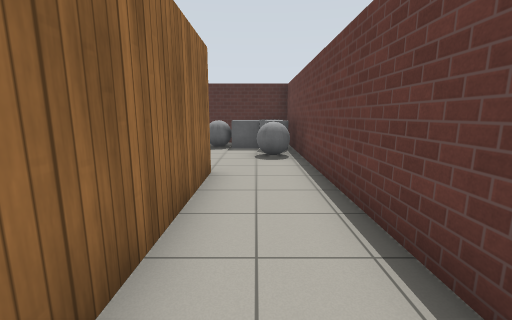
View 1 (above)

24 first-person views from a walk through a robot-simulator world made for Gazebo. The camera is 1.2 m above the floor, tilts 10° down and sees 90° across. Floor lines are 1 m apart. The floor is counted in squares, 1 m on a side. Each view is taken from the middle of a square. On the plan, view 1 faces up. The plan holds only what a view shows up to about 12 squares ahead; the rest is blank. The place goes on beyond the plan. Simple patterns stand in for the simulator's built-in surfaces. Some stock models are drawn as simple stand-ins. Some surface patterns are stand-ins.

View 2
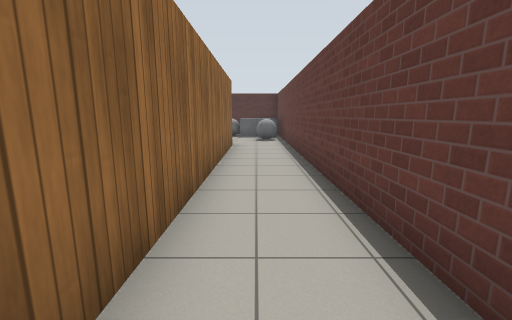

View 3
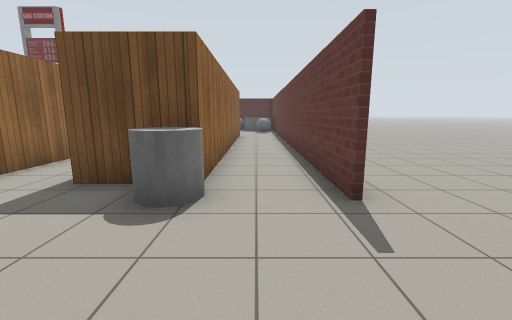

View 4
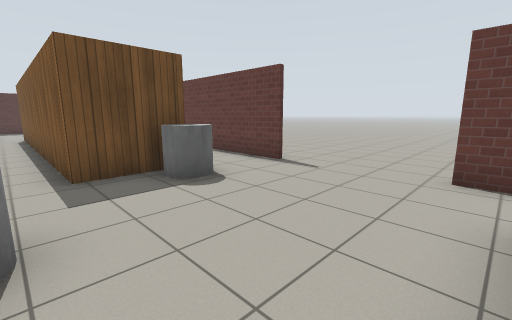

View 5
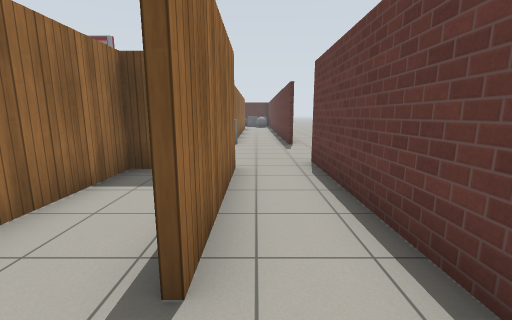

View 6
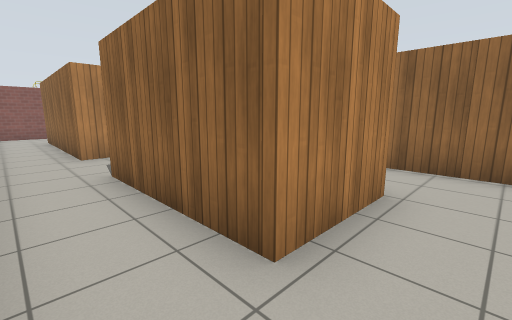

View 7
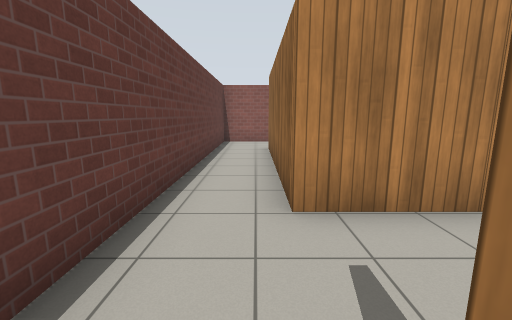

View 8
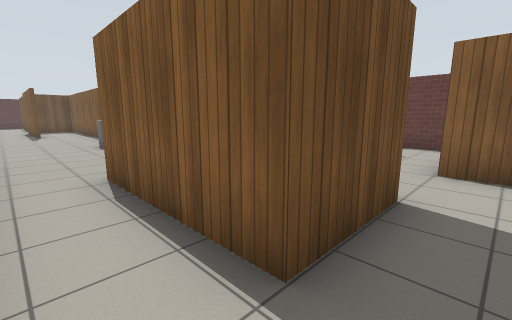

View 9
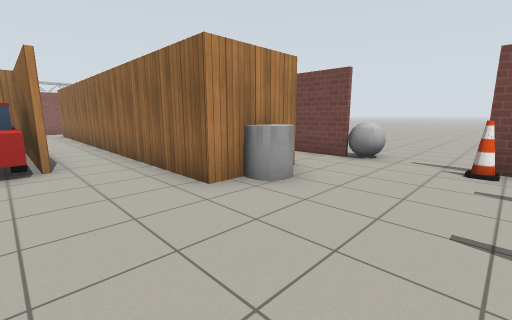

View 10
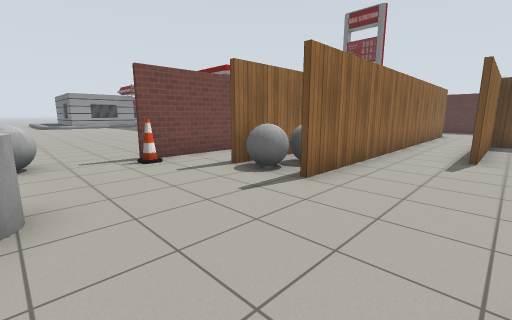

View 11
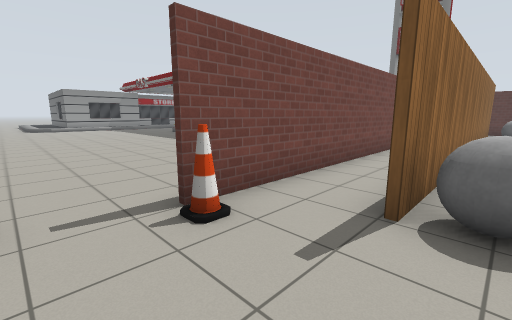

View 12
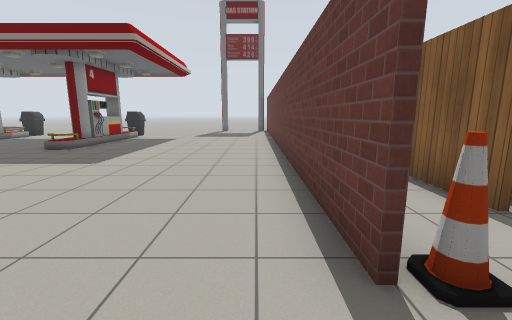

View 13
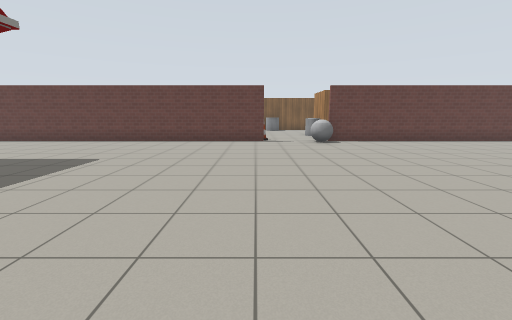

View 14
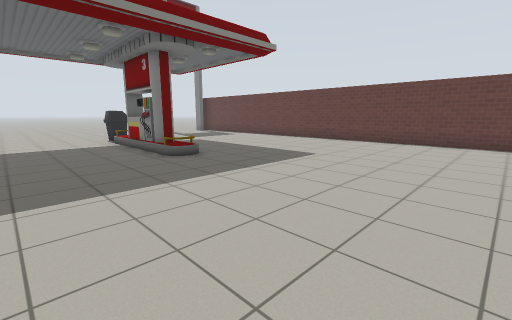

View 15
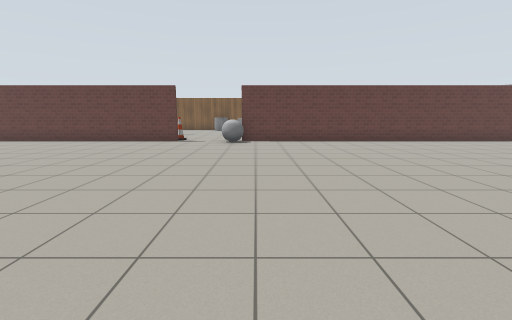

View 16
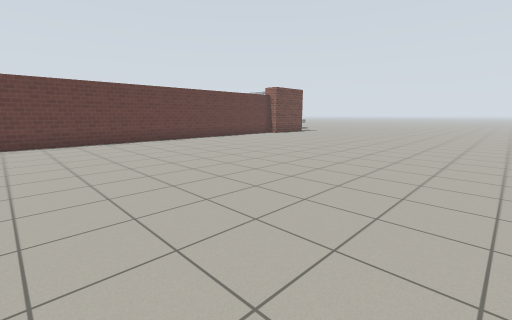

View 17
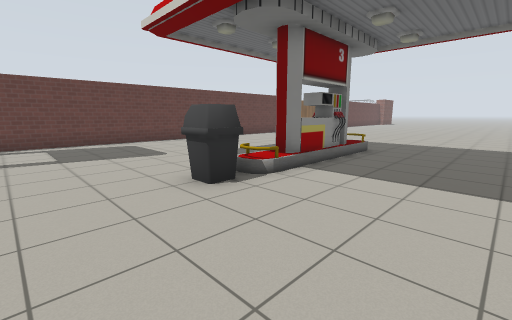

View 18
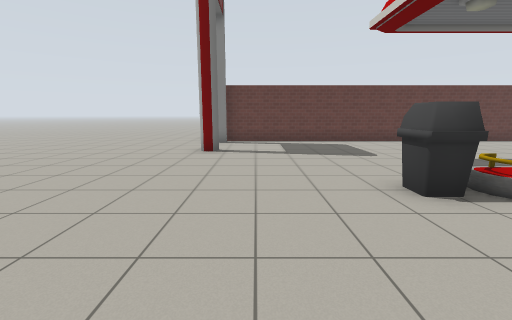

View 19
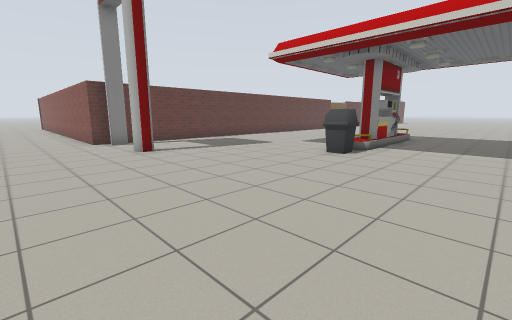

View 20
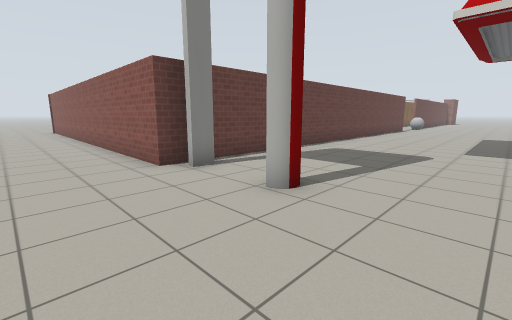

View 21
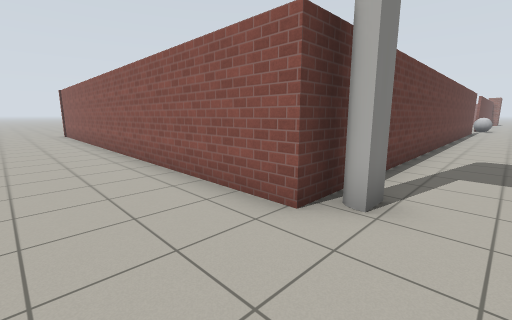

View 22
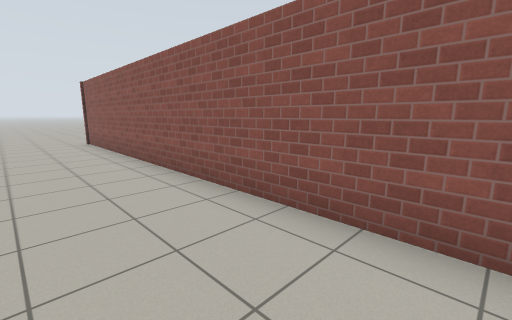

View 23
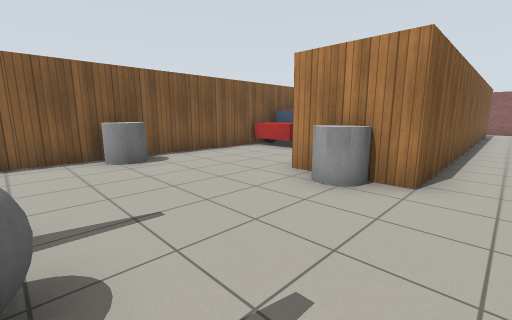

View 24
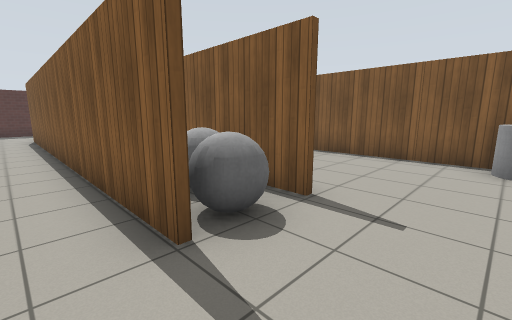

### Floor plan
Points are (right, up) in squares from view 1. A wall is a line through its corners. A room is listed if a view was taken in it or the views show most of it. See-through windows are left out.
Room 1 (views 1, 2, 3, 4, 5, 6, 7)
walls: (-2.4, -5.6) (-3.2, -5.6) (-3.2, 3.4); (-3, -11.3) (-0.5, -11.3) (-0.5, -15.6); (1.4, -6.6) (1.4, 5.5); (-5.2, -9.9) (-5.2, -12); (-5.2, -2.9) (-5.2, -5); (1.4, -15.8) (1.4, -10.2); (-0.5, -18) (-0.5, -22.5); (-1, 5.4) (-1, -5.6); (1.4, -22.5) (1.4, -16.1)
ways out: opening at (-3, -16.5) to room 4; opening at (-1, -16.5) to room 4; opening at (-4, -18); opening at (-4, 3); opening at (0, 5)
objects: grey cylinder (-5, -8) to (-4, -8); grey cylinder (-2, -7) to (-1, -6)
Room 2 (view 8)
walls: (-9.5, -18.4) (-9.5, -21.9); (-5.1, -18) (-7.7, -18)
ways out: opening at (-8.5, -18) to room 3; opening at (-6.5, -19.5)
Room 3 (views 9, 10, 11, 12, 13, 14, 15, 16, 17, 18, 19, 20, 21, 22, 23, 24)
walls: (-14.1, -6.6) (-14.1, 11.4) (1.5, 11.4); (-14, 0.7) (-14, -6.6); (-11.9, -6) (-11.9, 7.1); (-9.8, -6) (-9.8, -2.5); (-14, -10.4) (-14, -12.3); (-9.7, 3.6) (-9.7, -6); (-11.8, 7.1) (-11.8, -6); (-6.9, 3) (-7.5, 3) (-7.5, -2); (-5.3, -15.8) (-5.3, -3.1); (-7.5, -17.8) (-7.1, -17.8); (-7.7, -18) (-7.7, -17.5); (-14.1, -22.5) (-14.1, -10.4); (-11.9, -22.3) (-11.9, -10.7) (-9.5, -10.7) (-9.5, -18.4)
ways out: opening at (-8.5, -18) to room 2; opening at (-12, 7); opening at (-9, 3)
objects: filling station (-22, 0) to (-22, 6); filling station (-17, 11); grey ball (-15, -10) to (-14, -10); filling station (-15, 11); cone (-14, -7); grey cylinder (-11, -10); grey ball (-11, -6); grey ball (-11, -5) to (-11, -4); other object (-11, 6) to (-11, 7); car (-7, -17) to (-6, -14); grey cylinder (-6, -9) to (-6, -8)
Room 4 (no view inside)
walls: (-3, -18) (-0.5, -18); (-2.3, -11.4) (-2.8, -11.4) (-2.8, -14.4)
ways out: opening at (-3, -16.5) to room 1; opening at (-1, -16.5) to room 1

Where each view was taken, in squares from view 1:
view 1: 0 up, 0 right, facing up
view 2: 5 down, 0 right, facing up
view 3: 10 down, 0 right, facing up
view 4: 11 down, 4 left, facing up-right
view 5: 17 down, 0 right, facing up
view 6: 10 down, 1 right, facing down-left
view 7: 15 down, 0 right, facing down
view 8: 19 down, 9 left, facing up-right
view 9: 7 down, 7 left, facing down-left
view 10: 10 down, 7 left, facing up-left
view 11: 9 down, 11 left, facing up-left
view 12: 9 down, 15 left, facing up
view 13: 7 down, 26 left, facing right
view 14: 7 down, 26 left, facing up-right
view 15: 11 down, 26 left, facing right
view 16: 11 down, 26 left, facing down-right
view 17: 9 up, 26 left, facing down-right
view 18: 9 up, 26 left, facing right
view 19: 14 up, 26 left, facing down-right
view 20: 14 up, 20 left, facing down-right
view 21: 14 up, 16 left, facing down-right
view 22: 14 up, 11 left, facing down-right
view 23: 6 down, 13 left, facing down-right
view 24: 8 down, 13 left, facing up-right
